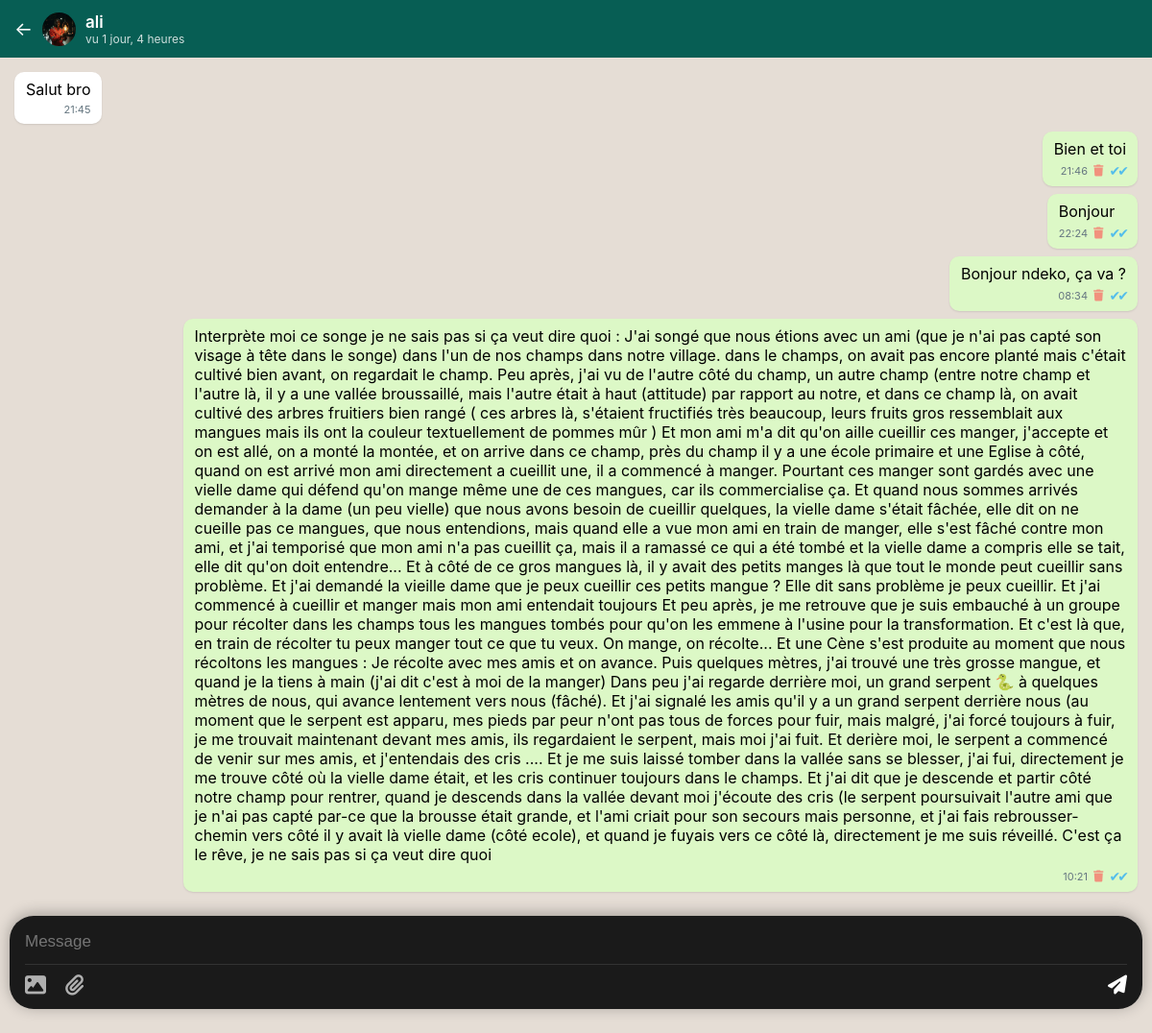
/chat/ali/ (signed in), run on the app's committed database.
### chat/models.py (models this page shows, shortened)
class Profile(models.Model):
    user = models.OneToOneField(User, on_delete=models.CASCADE, related_name='profile')
    image = models.ImageField(default='default.jpg', upload_to='profile_pics')
    last_seen = models.DateTimeField(default=timezone.now)
    def is_online(self):
        if self.last_seen:
            return self.last_seen > timezone.now() - datetime.timedelta(minutes=5)
        return False

class Message(models.Model):
    sender = models.ForeignKey(User, on_delete=models.CASCADE, related_name='sent_messages')
    receiver = models.ForeignKey(User, on_delete=models.CASCADE, related_name='received_messages')
    content = models.TextField(blank=True, null=True)
    image = models.ImageField(upload_to='chat_pics/', blank=True, null=True)
    file = models.FileField(upload_to='chat_docs/', blank=True, null=True)
    timestamp = models.DateTimeField(auto_now_add=True)
    is_delivered = models.BooleanField(default=False)
    is_read = models.BooleanField(default=False)
    class Meta:
        ordering = ['timestamp']

### chat/views.py (the view, shortened to what this page needs)
# urls.py: path('chat/<str:username>/', views.chat_room, name='chat_room'),
@login_required
def chat_room(request, username):
    other_user = get_object_or_404(User, username=username)
    Message.objects.filter(
        sender=other_user,
        receiver=request.user,
        is_read=False
    ).update(is_read=True, is_delivered=True)
    messages_list = Message.objects.filter(
        (Q(sender=request.user) & Q(receiver=other_user)) |
        (Q(sender=other_user) & Q(receiver=request.user))
    ).order_by('timestamp')
    return render(request, 'chat/chat_room.html', {
        'messages': messages_list,
        'other_user': other_user
    })

### chat/templates/chat/chat_room.html (shortened to what this page needs)
{% extends 'chat/base.html' %}
{% block content %}
<header>
    <a href="{% url 'chat_list' %}" style="color:white; text-decoration:none; margin-right:10px; font-size: 20px;">←</a>
    <img src="{% if other_user.profile.image %}{{ other_user.profile.image.url }}{% else %}https://ui-avatars.com/api/?name={{ other_user.username }}&background=075e54&color=fff{% endif %}" class="header-avatar">
    <div class="header-info">
        <div class="header-name">{{ other_user.username }}</div>
        <div class="header-status">
            {% if other_user.profile.is_online %}en ligne{% else %}vu {{ other_user.profile.last_seen|timesince }}{% endif %}
        </div>
    </div>
</header>
<div class="chat-container" id="chat-window">
    {% for msg in messages %}
        <div class="message {% if msg.sender == request.user %}sent{% else %}received{% endif %}" id="msg-{{ msg.id }}">
            {% if msg.content %}{{ msg.content }}{% endif %}
            <div class="message-info">
                {{ msg.timestamp|date:"H:i" }}
                {% if msg.sender == request.user %}
                    <a href="{% url 'delete_message' msg.pk %}"
                       onclick="return confirm('Supprimer ce message?')"
                       class="delete-btn">
                        <i class="fas fa-trash"></i>
                    </a>
                    {% if msg.is_read %}
                        <span class="ticks read">✔✔</span>
                    {% elif msg.is_delivered %}
                        <span class="ticks delivered">✔✔</span>
                    {% else %}
                        <span class="ticks">✔</span>
                    {% endif %}
                {% endif %}
            </div>
        </div>
    {% endfor %}
</div>
<div class="footer-fixed">
    <form method="POST" enctype="multipart/form-data" id="msg-form">
        <div class="modern-capsule">
            <div class="input-row">
                <input type="text" name="content" placeholder="Message" id="msg-input" autocomplete="off">
            </div>
            <div class="tools-row">
                <div class="left-tools">
                    <label class="tool-btn"><i class="fas fa-image"></i><input type="file" name="image" class="hidden-file" accept="image/*"></label>
                    <label class="tool-btn"><i class="fas fa-paperclip"></i><input type="file" name="file" class="hidden-file"></label>
                </div>
                <div class="right-tools">
                    <button type="submit" class="send-btn"><i class="fas fa-paper-plane"></i></button>
                </div>
            </div>
        </div>
    </form>
</div>
{% endblock %}

### chat/templates/chat/chat_room.html (style rules this page uses)
* { box-sizing: border-box; -webkit-tap-highlight-color: transparent; }
html, body { margin: 0; padding: 0; height: 100%; overflow: hidden; background-color: #e5ddd5; font-family: -apple-system, BlinkMacSystemFont, "Segoe UI", Roboto, sans-serif; display: flex; flex-direction: column; }
header { background: #075e54; color: white; padding: 10px 15px; display: flex; align-items: center; height: 60px; flex-shrink: 0; }
.header-avatar { width: 35px; height: 35px; border-radius: 50%; margin-right: 10px; object-fit: cover; }
.header-info { flex: 1; }
.header-name { font-weight: 600; font-size: 17px; }
.header-status { font-size: 12px; opacity: 0.8; }
.chat-container { flex: 1; overflow-y: auto; padding: 15px; display: flex; flex-direction: column; gap: 8px; -webkit-overflow-scrolling: touch; }
.message { max-width: 85%; padding: 8px 12px; border-radius: 10px; font-size: 16px; box-shadow: 0 1px 2px rgba(0,0,0,0.1); word-wrap: break-word; position: relative; }
.sent { align-self: flex-end; background-color: #dcf8c6; }
.received { align-self: flex-start; background-color: #ffffff; }
.message-info { font-size: 11px; color: #667781; text-align: right; margin-top: 4px; display: flex; align-items: center; justify-content: flex-end; gap: 6px; }
.ticks { font-size: 14px; letter-spacing: -3px; }
.ticks.read { color: #53bdeb; }
.delete-btn { color: #ff4d4d; text-decoration: none; opacity: 0.6; font-size: 12px; }
.footer-fixed { background: transparent; padding: 10px; padding-bottom: 25px; flex-shrink: 0; }
.modern-capsule { background: #1a1a1a; border-radius: 25px; padding: 12px 16px; display: flex; flex-direction: column; gap: 8px; box-shadow: 0 -2px 15px rgba(0,0,0,0.3); }
.input-row input { width: 100%; background: transparent; border: none; color: #ffffff; font-size: 17px; outline: none; padding: 5px 0; }
.tools-row { display: flex; align-items: center; justify-content: space-between; border-top: 1px solid #333; padding-top: 8px; }
.left-tools { display: flex; align-items: center; gap: 20px; }
.tool-btn { color: #b0b0b0; font-size: 22px; cursor: pointer; }
.right-tools { display: flex; align-items: center; gap: 12px; }
.send-btn { background: none; border: none; color: #ffffff; font-size: 20px; cursor: pointer; }

### data on the page
Message: content "Salut bro", timestamp "21:45"
Message: content "Bien et toi", timestamp "21:46"
Message: content "Bonjour", timestamp "22:24"
Message: content "Bonjour ndeko, ça va ?", timestamp "08:34"
Message: content "Interprète moi ce songe je ne sais pas si ça veut dire quoi : J'ai songé que nous étions avec un ami (que je n'ai pas capté son visage à tête dans le songe) dans l'un de nos champs dans notre village. dans le champs, on avait pas encore planté mais c'était cultivé bien avant, on regardait le champ. Peu après, j'ai vu de l'autre côté du champ, un autre champ (entre notre champ et l'autre là, il y a une vallée broussaillé, mais l'autre était à haut (attitude) par rapport au notre, et dans ce champ là, on avait cultivé des arbres fruitiers bien rangé ( ces arbres là, s'étaient fructifiés très beaucoup, leurs fruits gros ressemblait aux mangues mais ils ont la couleur textuellement de pommes…", timestamp "10:21"

### other printed values
{{ other_user.username }} "ali"
{{ other_user.profile.last_seen|timesince }} "1 jour, 4 heures"
